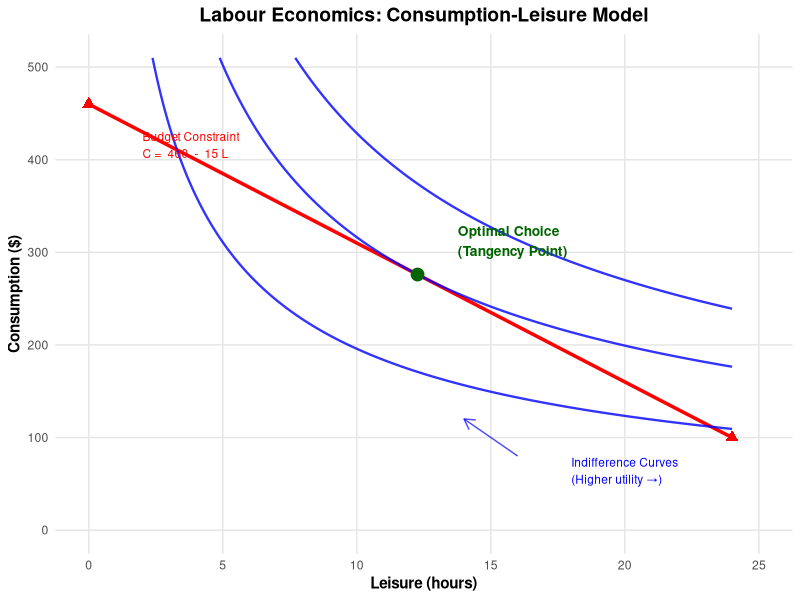

Here is the R script that generated this plot:
# Labor Economics: Consumption-Leisure Trade-off Graph

library(ggplot2)
library(dplyr)
library(purrr)

# Parameters
total_time <- 24  # Total time available (hours)
wage_rate <- 15   # Hourly wage rate
non_labor_income <- 100  # Non-labor income (e.g., benefits, transfers)
# Utility function parameters (Cobb-Douglas: U = C^α * L^β)
alpha <- 0.6  # Weight on consumption
beta <- 0.4   # Weight on leisure

# Budget constraint: C = wL + Y, where L = total_time - leisure
# Rearranged: C = w(total_time - leisure) + Y = w*total_time + Y - w*leisure
max_consumption <- wage_rate * total_time + non_labor_income
slope_budget <- -wage_rate

# Create data for budget constraint
leisure <- seq(0, total_time, 0.001)
consumption_budget <- max_consumption + slope_budget * leisure

budget_data <- data.frame(
  leisure = leisure,
  consumption = consumption_budget
) %>%
  filter(consumption >= 0)  # Only positive consumption

# Create indifference curves
create_indifference_curve <- function(utility_level, alpha, beta, leisure_range) {
  leisure_vals <- seq(0.5, max(leisure_range), 0.001)
  # From U = C^α * L^β, we get C = (U / L^β)^(1/α)
  consumption_vals <- (utility_level / (leisure_vals^beta))^(1/alpha)
  
  data.frame(
    leisure = leisure_vals,
    consumption = consumption_vals,
    utility = utility_level
  ) %>%
    filter(consumption > 0, consumption < max_consumption * 1.2)
}

# Find optimal point (tangency condition)
# At optimum: MRS = wage rate
# MRS = (∂U/∂L)/(∂U/∂C) = (β*C)/(α*L) = wage_rate
# Combined with budget constraint: C = w*(total_time - L) + Y
# Solving: optimal_leisure = (β*(w*total_time + Y))/(α*w + β*w)
optimal_leisure <- (beta * max_consumption) / (wage_rate * (alpha + beta))
optimal_consumption <- max_consumption + slope_budget * optimal_leisure
optimal_utility <- (optimal_consumption^alpha) * (optimal_leisure^beta)

# Create indifference curves
utility_levels <- c(optimal_utility * 0.75, optimal_utility, optimal_utility * 1.2)
indiff_curves <- map_dfr(utility_levels, ~create_indifference_curve(.x, alpha, beta, leisure))

# Create the plot
p <- ggplot() +
  # Custom axes with large arrows
  geom_segment(aes(x = 0, y = 0, xend = total_time + 2, yend = 0), 
               arrow = arrow(length = unit(0.5, "cm"), type = "closed"), 
               color = "black", linewidth = 1.2) +
  geom_segment(aes(x = 0, y = 0, xend = 0, yend = max_consumption + 60), 
               arrow = arrow(length = unit(0.5, "cm"), type = "closed"), 
               color = "black", linewidth = 1.2) +
  # Budget constraint
  geom_line(data = budget_data, aes(x = leisure, y = consumption), 
            color = "red", linewidth = 1.2, linetype = "solid") +
  
  # Indifference curves
  geom_line(data = indiff_curves, aes(x = leisure, y = consumption, group = utility), 
            color = "blue", linewidth = 0.8, alpha = 0.8) +
  
  # Optimal point
  geom_point(aes(x = optimal_leisure, y = optimal_consumption), 
             color = "darkgreen", size = 4, shape = 19) +
  
  # Axis labels (X and Y)
  annotate("text", x = total_time + 1.5, y = -20, label = "X", 
           size = 8, fontface = "bold", color = "black") +
  annotate("text", x = -1.5, y = max_consumption + 45, label = "Y", 
           size = 8, fontface = "bold", color = "black") +
  
  # Axes intercepts points
  geom_point(aes(x = 0, y = max_consumption), color = "red", size = 3, shape = 17) +
  geom_point(aes(x = total_time, y = non_labor_income), color = "red", size = 3, shape = 17) +
  
  # Labels and annotations
  annotate("text", x = optimal_leisure + 1.5, y = optimal_consumption + 20, 
           label = "Optimal Choice\n(Tangency Point)", 
           hjust = 0, vjust = 0, size = 3.5, color = "darkgreen", fontface = "bold") +
  
  annotate("text", x = 2, y = max_consumption - 30, 
           label = paste("Budget Constraint\nC = ", max_consumption, " - ", wage_rate, "L"), 
           hjust = 0, vjust = 1, size = 3, color = "red") +
  
  annotate("text", x = 18, y = 50, 
           label = "Indifference Curves\n(Higher utility →)", 
           hjust = 0, vjust = 0, size = 3, color = "blue") +
  
  # annotate("text", x = 1, y = max_consumption + 10, 
  #          label = paste("Max consumption\n(", max_consumption, ")"), 
  #          hjust = 0, vjust = 0, size = 2.5, color = "red") +
  # 
  # annotate("text", x = total_time - 1, y = non_labor_income + 15, 
  #          label = paste("Pure leisure\n(", non_labor_income, ")"), 
  #          hjust = 1, vjust = 0, size = 2.5, color = "red") +
  # 
  # Arrow pointing to higher utility
  annotate("segment", x = 16, y = 80, xend = 14, yend = 120, 
           arrow = arrow(length = unit(0.3, "cm")), color = "blue", alpha = 0.7) +
  
  # Formatting
  labs(
    title = "Labour Economics: Consumption-Leisure Model",
    # subtitle = paste("Wage rate = $", wage_rate, "/hour, Non-labor income = $", non_labor_income),
    x = "Leisure (hours)",
    y = "Consumption ($)",
    # caption = "The optimal choice occurs where the indifference curve is tangent to the budget constraint"
  ) +
  
  theme_minimal() +
  theme(
    plot.title = element_text(size = 14, face = "bold", hjust = 0.5),
    plot.subtitle = element_text(size = 11, hjust = 0.5),
    axis.title = element_text(size = 11, face = "bold"),
    panel.grid.minor = element_blank(),
    panel.grid.major = element_line(color = "grey90", linewidth = 0.5)
  ) +
  
  xlim(0, total_time + 1) +
  ylim(0, max_consumption + 50)

# Display the plot
print(p)

# Print optimal values
cat("\n=== OPTIMAL SOLUTION ===\n")
cat("Optimal leisure hours:", round(optimal_leisure, 2), "\n")
cat("Optimal labor hours:", round(total_time - optimal_leisure, 2), "\n")
cat("Optimal consumption: $", round(optimal_consumption, 2), "\n")
cat("Labor income: $", round(wage_rate * (total_time - optimal_leisure), 2), "\n")
cat("Total income: $", round(wage_rate * (total_time - optimal_leisure) + non_labor_income, 2), "\n")
cat("Utility level:", round(optimal_utility, 2), "\n")

# Additional analysis: Effect of wage changes
cat("\n=== SENSITIVITY ANALYSIS ===\n")
wage_rates <- c(10, 15, 20, 25)
for(w in wage_rates) {
  max_c <- w * total_time + non_labor_income
  opt_l <- (beta * max_c) / (w * (alpha + beta))
  opt_c <- max_c - w * opt_l
  cat("Wage $", w, ": Leisure =", round(opt_l, 2), 
      "hrs, Labor =", round(total_time - opt_l, 2), 
      "hrs, Consumption = $", round(opt_c, 2), "\n")
}